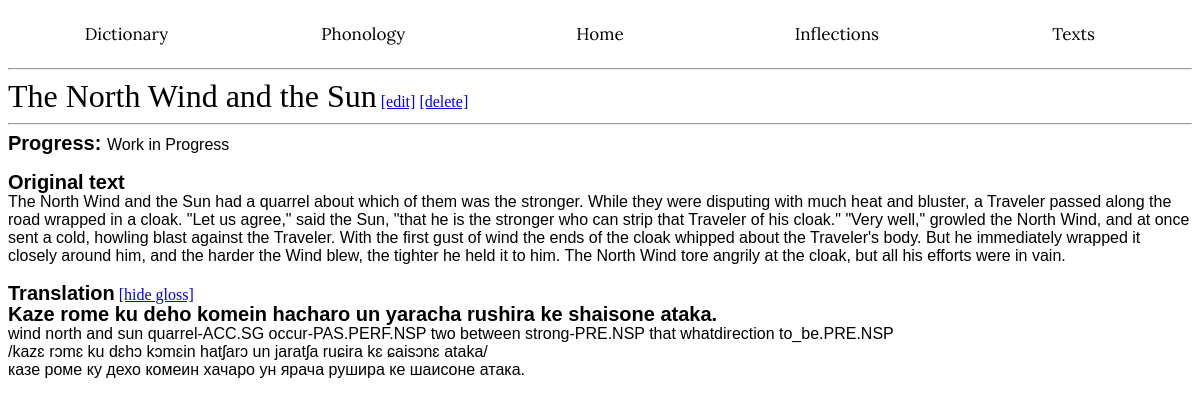
Page /texts/3/gloss on the committed database.
### app/models.py (models this page shows, shortened)
class Texts(db.Model):
    __tablename__ = 'Texts'
    id: so.Mapped[int] = so.mapped_column(primary_key=True)
    title: so.Mapped[str] = so.mapped_column(index=True)
    status: so.Mapped[str] = so.mapped_column(index=True)
    content: so.Mapped[str] = so.mapped_column()
    translation: so.Mapped[str] = so.mapped_column(nullable=True)

### app/routes.py (the view)
@app.route('/texts/<id>/gloss', methods=['GET', 'POST'])
def viewgloss(id):
    match = Texts.query.filter(Texts.id == id).first()
    status = ['Complete', 'Work in Progress', 'Incomplete']
    splits = re.split(r'(?<=[\.\!\?\,\-])\s*', match.translation)
    splits.pop()
    tsplits = []
    ipa = []
    con = []
    for sentence in splits:
        tsplits.append(cs.gloss(sentence))
        ipa.append("/" + cs.ipacreate(sentence) + "/")
        con.append(cs.concreate(sentence))
    return render_template('gloss.html', match=match, status=status, splits=splits, tsplits=tsplits, ipa=ipa, con=con)

### app/customscripts.py (called while the page is built)
def ipacreate(word):
    word = word.replace(".", "")
    word = word.replace(",", "")
    for i in range(2):
        word = word.casefold()
        phonemes = []
        exists = Phonology.query.filter(Phonology.exists == True).all()
        for phoneme in exists:
            phonemes.append(phoneme)
        phonemes = ipalengthsort(phonemes)
        for phoneme in phonemes:
            word = word.replace(phoneme.romanized, phoneme.ipa)
        for index in range(0, len(word) - 1):
            if word[index] == word[index + 1]:
                word = word[:index + 1] + "ː" + word[index + 2:]
    return word

def concreate(word):
    reptxt = open("app/static/replacements.txt", "r", encoding="utf-8")
    rep = reptxt.read()
    reptxt.close()
    customreps = rep.split("\n")
    customreps[:] = [x for x in customreps if x.strip()]
    for rep in customreps:
        subs = rep.split(",")
        word = word.replace(subs[0],subs[1])
    for i in range(2):
        word = word.casefold()
        phonemes = []
        exists = Phonology.query.filter(Phonology.exists == True).all()
        for phoneme in exists:
            phonemes.append(phoneme)
        phonemes = conlengthsort(phonemes)
        for phoneme in phonemes:
            word = word.replace(phoneme.romanized, phoneme.conscript)
        for index in range(0, len(word) - 1):
            if word[index] == word[index + 1]:
                word = word[:index + 1] + "ː" + word[index + 2:]
    return word

def ipalengthsort(array):
    size = len(array)
    for ind in range(size):
        min_index = ind
        for i in range(ind + 1, size):
            if len(array[i].romanized) > len(array[min_index].romanized):
                min_index = i
        (array[ind], array[min_index]) = (array[min_index], array[ind])
    print(array)
    return array

def conlengthsort(array):
    size = len(array)
    for ind in range(size):
        min_index = ind
        for i in range(ind + 1, size):
            if len(array[i].romanized) > len(array[min_index].romanized):
                min_index = i
        (array[ind], array[min_index]) = (array[min_index], array[ind])
    print(array)
    return array

### app/models.py (called while the page is built)
    def __repr__(self):
        return 'Phoneme {}'.format(self.ipa)

### app/templates/gloss.html (shortened to what this page needs)
<!DOCTYPE html>
<html lang="en">
<head>
</head>
<body>
{% extends "base.html" %}
{% block content %}
    <wordh1>{{ match.title }}</wordh1>
        <a href="{{ url_for('modifytext', id=match.id) }}">[edit]</a>
        <a href="{{ url_for('deletetext', id=match.id) }}">[delete]</a><hr>
    <wordh2>Progress: </wordh2><wordp>{{ match.status }}</wordp><br><br>
        <wordh2>Original text</wordh2><br><wordp>{{ match.content }}</wordp><br><br>
        <wordh2>Translation</wordh2> <a href="{{ url_for('readtext', id=match.id) }}">[hide gloss]</a><br>
        {% for portion in splits %}
            <wordh2>{{ portion }}</wordh2><br>
            <wordp>{{ tsplits[splits.index(portion)] }}</wordp><br>
            <wordp>{{ ipa[splits.index(portion)] }}</wordp><br>
            <wordp>{{ con[splits.index(portion)] }}</wordp><br>
        {% endfor %}
{% endblock %}

### app/static/style.css (style rules this page uses)
wordh1 { font-family: "Georgia", serif; color: black; font-size: 32px; }
wordh2 { font-family: "Arial", sans-serif; color: black; font-weight: bold; line-height: 20px; font-size: 20px; }
wordp { font-family: "Arial", sans-serif; color: black; font-size: 16px; }

### rows in the picture
Texts: title "The North Wind and the Sun", status "Work in Progress", content "The North Wind and the Sun had a quarrel about which of them was the stronger. While they were disputing with much heat and bluster, a Traveler passed along the road wrapped in a cloak. \"Let us agree,\" said the Sun, \"that he is the stronger who can strip that Traveler of his cloak.\" \"Very well,\" growled the North Wind, and at once sent a cold, howling blast against the Traveler. With the first gust of wind the ends of the cloak whipped about the Traveler's body. But he immediately wrapped it closely around him, and the harder the Wind blew, the tighter he held it to him. The North Wind tore angrily at the cloak, but all his efforts were in vain.", translation "Kaze rome ku deho komein hacharo un yaracha rushira ke shaisone ataka.", tsplits "wind north and sun quarrel-ACC.SG occur-PAS.PERF.NSP two between strong-PRE.NSP that whatdirection to_be.PRE.NSP", ipa "/kazɛ rɔmɛ ku dɛhɔ kɔmɛin hatʃarɔ un jaratʃa ruɕira kɛ ɕaisɔnɛ ataka/", con "казе роме ку дехо комеин хачаро ун ярача рушира ке шаисоне атака."
